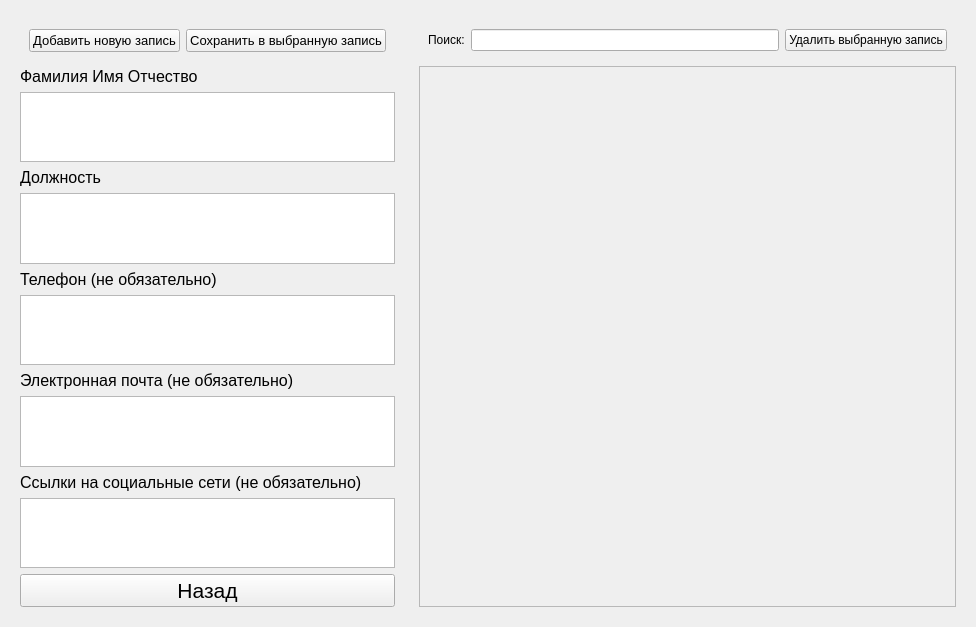
<?xml version="1.0" encoding="UTF-8"?>
<ui version="4.0">
 <class>Headers</class>
 <widget class="QWidget" name="Headers">
  <property name="geometry">
   <rect>
    <x>0</x>
    <y>0</y>
    <width>976</width>
    <height>627</height>
   </rect>
  </property>
  <property name="windowTitle">
   <string>Реестр руководителей</string>
  </property>
  <layout class="QHBoxLayout" name="hL_Headers" stretch="1,2">
   <item>
    <widget class="QWidget" name="widget_headers_input" native="true">
     <property name="enabled">
      <bool>true</bool>
     </property>
     <property name="sizePolicy">
      <sizepolicy hsizetype="Expanding" vsizetype="Expanding">
       <horstretch>0</horstretch>
       <verstretch>0</verstretch>
      </sizepolicy>
     </property>
     <layout class="QVBoxLayout" name="vL_widget_headers_input_list">
      <item>
       <widget class="QWidget" name="widget_headers_input_buts" native="true">
        <layout class="QHBoxLayout" name="hL_widget_headers_buts">
         <item>
          <widget class="QPushButton" name="pushButton_headers_add">
           <property name="font">
            <font>
             <pointsize>10</pointsize>
            </font>
           </property>
           <property name="text">
            <string>Добавить новую запись</string>
           </property>
          </widget>
         </item>
         <item>
          <widget class="QPushButton" name="pushButton_headers_save">
           <property name="font">
            <font>
             <pointsize>10</pointsize>
            </font>
           </property>
           <property name="text">
            <string>Сохранить в выбранную запись</string>
           </property>
          </widget>
         </item>
        </layout>
       </widget>
      </item>
      <item>
       <widget class="QLabel" name="label_headers_fullname">
        <property name="font">
         <font>
          <pointsize>12</pointsize>
         </font>
        </property>
        <property name="text">
         <string>Фамилия Имя Отчество</string>
        </property>
       </widget>
      </item>
      <item>
       <widget class="QTextEdit" name="textEdit_headers_fullname">
        <property name="font">
         <font>
          <pointsize>10</pointsize>
         </font>
        </property>
       </widget>
      </item>
      <item>
       <widget class="QLabel" name="label_headers_prof">
        <property name="font">
         <font>
          <pointsize>12</pointsize>
         </font>
        </property>
        <property name="text">
         <string>Должность</string>
        </property>
       </widget>
      </item>
      <item>
       <widget class="QTextEdit" name="textEdit_headers_prof">
        <property name="font">
         <font>
          <pointsize>10</pointsize>
         </font>
        </property>
       </widget>
      </item>
      <item>
       <widget class="QLabel" name="label_headers_phone">
        <property name="font">
         <font>
          <pointsize>12</pointsize>
         </font>
        </property>
        <property name="text">
         <string>Телефон (не обязательно)</string>
        </property>
       </widget>
      </item>
      <item>
       <widget class="QTextEdit" name="textEdit_headers_phone">
        <property name="font">
         <font>
          <pointsize>10</pointsize>
         </font>
        </property>
       </widget>
      </item>
      <item>
       <widget class="QLabel" name="label_headers_mail">
        <property name="enabled">
         <bool>true</bool>
        </property>
        <property name="font">
         <font>
          <pointsize>12</pointsize>
         </font>
        </property>
        <property name="inputMethodHints">
         <set>Qt::ImhNone</set>
        </property>
        <property name="text">
         <string>Электронная почта (не обязательно)</string>
        </property>
       </widget>
      </item>
      <item>
       <widget class="QTextEdit" name="textEdit_headers_mail">
        <property name="font">
         <font>
          <pointsize>10</pointsize>
         </font>
        </property>
       </widget>
      </item>
      <item>
       <widget class="QLabel" name="label_headers_web">
        <property name="font">
         <font>
          <pointsize>12</pointsize>
         </font>
        </property>
        <property name="text">
         <string>Ссылки на социальные сети (не обязательно)</string>
        </property>
       </widget>
      </item>
      <item>
       <widget class="QTextEdit" name="textEdit_headers_web">
        <property name="font">
         <font>
          <pointsize>10</pointsize>
         </font>
        </property>
       </widget>
      </item>
      <item>
       <widget class="QPushButton" name="pushButton_headers_back">
        <property name="font">
         <font>
          <pointsize>16</pointsize>
         </font>
        </property>
        <property name="text">
         <string>Назад</string>
        </property>
       </widget>
      </item>
     </layout>
    </widget>
   </item>
   <item>
    <widget class="QWidget" name="widget_left_headers" native="true">
     <layout class="QVBoxLayout" name="vL_widget_left_headers">
      <item>
       <widget class="QWidget" name="widget_left_up_headers" native="true">
        <layout class="QHBoxLayout" name="hL_widget_left_up_headers">
         <item>
          <widget class="QLabel" name="label_search_headers">
           <property name="text">
            <string>Поиск:</string>
           </property>
          </widget>
         </item>
         <item>
          <widget class="QLineEdit" name="lineEdit_search_headers"/>
         </item>
         <item>
          <widget class="QPushButton" name="pushButton_headers_delete">
           <property name="text">
            <string>Удалить выбранную запись</string>
           </property>
          </widget>
         </item>
        </layout>
       </widget>
      </item>
      <item>
       <widget class="QScrollArea" name="scrollArea_headers_list">
        <property name="autoFillBackground">
         <bool>false</bool>
        </property>
        <property name="widgetResizable">
         <bool>true</bool>
        </property>
        <widget class="QWidget" name="sAWContent_headers_list">
         <property name="geometry">
          <rect>
           <x>0</x>
           <y>0</y>
           <width>544</width>
           <height>542</height>
          </rect>
         </property>
         <layout class="QVBoxLayout" name="vL_sAWContent_headers_list"/>
        </widget>
       </widget>
      </item>
     </layout>
    </widget>
   </item>
  </layout>
 </widget>
 <resources/>
 <connections/>
</ui>
